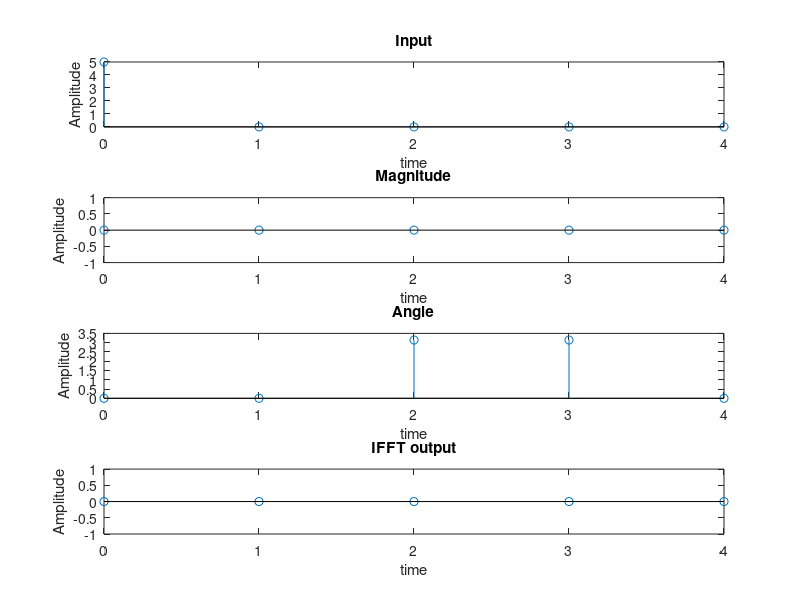

This chart was generated by the following MATLAB code:
% DFT without using builtin function
clc;
close all;

x=input('Input sequence: ');
N=input('Enter the number of points: ');
if(N>length(x))
  x=[x zeros(1,N-length(x))];
end

z=(-1i*2*pi/N);

for k=1:N
  X(k)=0;
  for n=1:N
    X(k)=x(n)*exp(z*(k-1)*(n-1));
  end
end

disp(X);
n=0:N-1;
subplot(4,1,1);
stem(n,x);
xlabel('time');
ylabel('Amplitude');
title('Input');

M=abs(X);
subplot(4,1,2);
stem(n,M);
xlabel('time');
ylabel('Amplitude');
title('Magnitude');

A=angle(X);
subplot(4,1,3);
stem(n,A);
xlabel('time');
ylabel('Amplitude');
title('Angle');

z1=(1i*2*pi/N);
for n=1:N
  y(n)=0;
  for k=1:N
    y(n)=(y(n)+X(k)*exp(z1*(n-1)*(k-1))*(1/N));
  end
end

disp(y);
n1=0:N-1;
subplot(4,1,4);
stem(n1,abs(y));
xlabel('time');
ylabel('Amplitude');
title('IFFT output');
